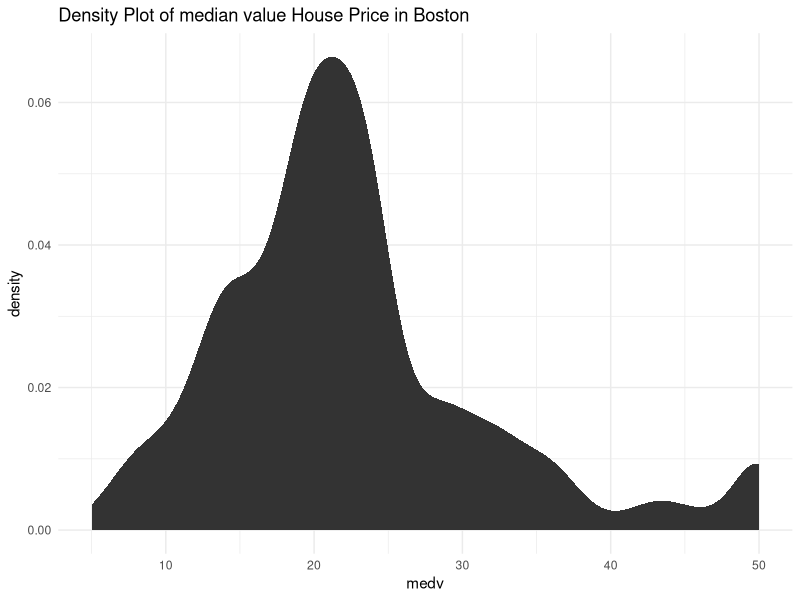

Write R code to recreate this figure. (Note: this script raises an error after producing the figure.)
library(ggplot2)
library(reshape2)
library(dplyr)
library(caret)

library(MASS)
library(mlbench)


data("Boston")
data("BostonHousing")

boston=Boston
boston=BostonHousing

str(boston)

ggplot(boston, aes(x=medv))+
  stat_density()+
  labs(X="Median Value($1000) House Price in Boston",Y="Density",title="Density Plot of median value House Price in Boston") +
  theme_minimal()

summary(boston$medv)

z=boston %>% select(c(crim,rm,age,rad,tax,lstat,medv)) %>% melt(id.vars="medv")

boston %>% select(c(crim,rm,age,rad,tax,lstat,medv)) %>% melt(id.vars="medv") %>% ggplot(aes(x=value,y=medv,colour=variable))+
  geom_point(alpha=0.7) +
  stat_smooth(aes(colour="black"))+
  facet_wrap(z$variable,scales="free",ncol=2)+
  labs(x="variable value",y="Median House Price($1000)")+
  theme_minimal()

set.seed()
to_train=createDataPartition(y=boston$medv,p=0.75,list=FALSE)
train=boston[to_train,]

to_test=createDataPartition(y=boston$medv,p=0.25,list=FALSE)
test=boston[to_test,]

first_lm=lm(medv~crim+rm+tax+lstat,data=train)
lm1_rsqu=summary(first_lm)$r.squared
print(paste("Our first linear model has r-squared value of: ",round(lm1_rsqu,3),sep=""))

second_lm=lm(log(medv)~crim+rm+tax+lstat,data=train)
lm2_rsqu=summary(second_lm)$r.squared
print(paste("Our second linear model has r-squared value of: ",round(lm2_rsqu,3),sep=""))

abs(mean(second_lm$residuals))

predicted=predict(second_lm,newdata = test)

results=data.frame(predicted=exp(predicted),original=test$medv)

results %>% ggplot(aes(x=predicted,y=original))+
  geom_point()+
  stat_smooth()+
  labs(x="Predicted values",y="original values",title="Predicted v/s Original values")+
  theme_minimal()
